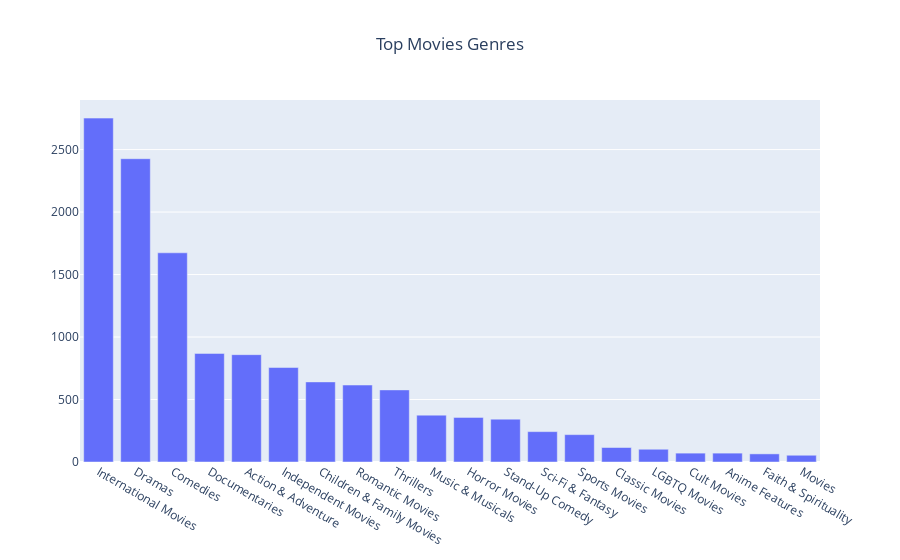

Source (notebook cell):
### Code cell
top_movie_genres = top_genres(movie_df, title='Top Movie Genres')
top_movie_genres.show()

### Figure 1 — Plotly figure (JSON) as saved in the notebook; plotly's stock layout.template omitted (floating-point values rounded to 4 significant figures)
{"data": [{"type": "bar", "x": ["International Movies", "Dramas", "Comedies", "Documentaries", "Action & Adventure", "Independent Movies", "Children & Family Movies", "Romantic Movies", "Thrillers", "Music & Musicals", "Horror Movies", "Stand-Up Comedy", "Sci-Fi & Fantasy", "Sports Movies", "Classic Movies", "LGBTQ Movies", "Cult Movies", "Anime Features", "Faith & Spirituality", "Movies"], "y": [2752, 2427, 1674, 869, 859, 756, 641, 616, 577, 375, 357, 343, 243, 219, 116, 102, 71, 71, 65, 54]}], "layout": {"title": {"text": "Top Movies Genres", "x": 0.5}, "xaxis": {"categoryorder": "total descending"}}}
